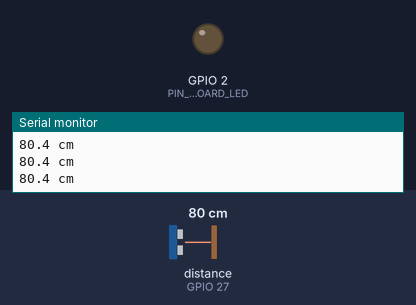
Bench run of a sketch on a simulated ESP32. On the bench: output pins drawn as LEDs (lit = HIGH), the last lines printed to the serial monitor. Wiring (inferred from the names in the program): ultrasonic range finder: trigger GPIO 26; echo GPIO 27. Inputs (shaded band) come from the test bench; at power-on: distance to the obstacle (sensor on GPIO 27) 80 cm. The echo pulse lasts 58.3 µs per cm; pins used as bus, display or sensor lines are not drawn.

Above: at 1.2 s.
1.3 s: distance to the obstacle (sensor on GPIO 27) set to 22 cm
2.8 s: distance to the obstacle (sensor on GPIO 27) set to 18 cm
At 3.5 s:
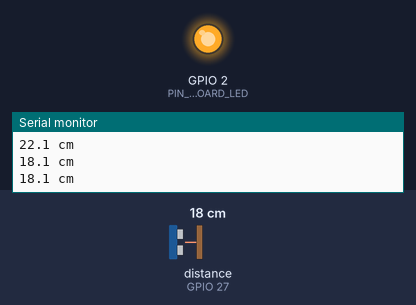
4.5 s: distance to the obstacle (sensor on GPIO 27) set to 35 cm
At 5.0 s:
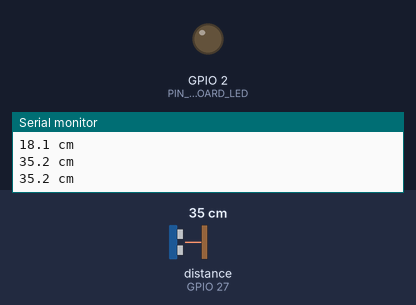
6.0 s: distance to the obstacle (sensor on GPIO 27) set to 2 cm
At 6.5 s:
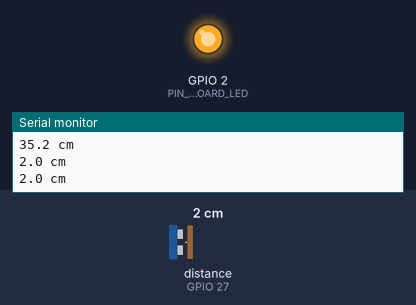
Timing chart, 0 to 8.5 s (numbered marks = the images above; inputs shaded):
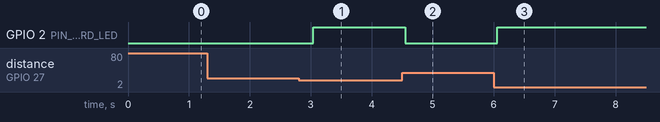

The sketch:

step4c_sonar.ino
```cpp
// TapTapon step 4c: ESP32 + HC-SR04 ultrasonic sensor only.
//
// What you should see:
//   Board's blue LED ON  = something closer than 20 cm (move your hand in front of the sensor)
//   Board's blue LED OFF = nothing near
//   Serial Monitor (115200): the distance in cm, 3 times a second
//   LED never turns on and Serial says "no echo": check TRIG/ECHO and the divider.
//
// Wiring:
//   HC-SR04 VCC -> VIN (5 V), GND -> GND, TRIG -> D26
//   ECHO -> 1k resistor -> breadboard row X;  row X -> D27;  row X -> 1k -> 1k -> GND
//   (the resistors turn the sensor's 5 V echo into a safe ~3.3 V for the ESP32)
#include <Arduino.h>

const int PIN_TRIG = 26, PIN_ECHO = 27, PIN_ONBOARD_LED = 2;
const float NEAR_CM = 20;

float readDistanceCm() {
  digitalWrite(PIN_TRIG, LOW);  delayMicroseconds(2);
  digitalWrite(PIN_TRIG, HIGH); delayMicroseconds(10);   // 10 us pulse starts a measurement
  digitalWrite(PIN_TRIG, LOW);
  unsigned long us = pulseIn(PIN_ECHO, HIGH, 30000);     // echo time; 30 ms timeout ~ 5 m
  return us ? us / 58.0 : -1;                            // ~58 us per cm (there and back)
}

void setup() {
  Serial.begin(115200);
  pinMode(PIN_TRIG, OUTPUT);
  pinMode(PIN_ECHO, INPUT);
  pinMode(PIN_ONBOARD_LED, OUTPUT);
}

void loop() {
  float d = readDistanceCm();
  digitalWrite(PIN_ONBOARD_LED, d > 0 && d < NEAR_CM ? HIGH : LOW);
  if (d < 0) Serial.println("no echo");
  else Serial.printf("%.1f cm\n", d);
  delay(300);
}
```

Measured:
- the behaviour switches between 20 and 19 cm on distance to the obstacle (sensor on GPIO 27) (found by bisection; images 0 and 1)
- after the input at 2.8 s, GPIO 2 (PIN_ONBOARD_LED): LOW → HIGH after 0.24 s
- after the input at 4.5 s, GPIO 2 (PIN_ONBOARD_LED): HIGH → LOW after 0.05 s
- after the input at 6.0 s, GPIO 2 (PIN_ONBOARD_LED): LOW → HIGH after 0.06 s
